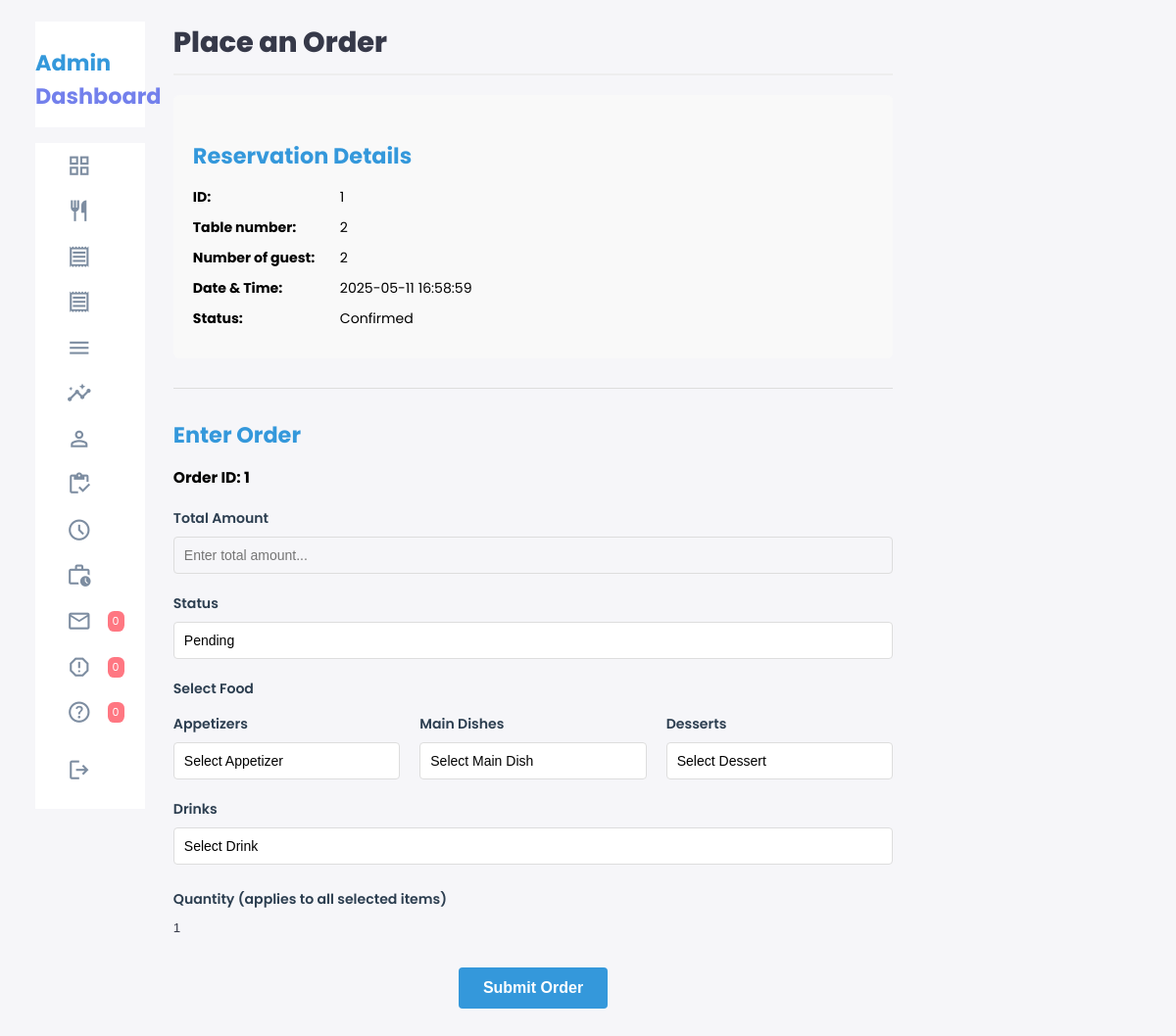
The page /admin/add_orders.php?reservation_id=1 (signed in) on the database its author committed.
### tables this page shows
CREATE TABLE `reservations` (
  `id` int(11) NOT NULL,
  `reservation_id` varchar(50) NOT NULL,
  `user_id` int(20) NOT NULL,
  `customer_name` varchar(255) NOT NULL,
  `table_number` int(11) NOT NULL,
  `date_time` datetime NOT NULL,
  `time_of_event` time NOT NULL,
  `num_guests` int(11) NOT NULL,
  `special_request` text DEFAULT NULL,
  `status` enum('Pending','Confirmed','Completed','Cancelled') DEFAULT 'Pending',
  `created_at` timestamp NOT NULL DEFAULT current_timestamp(),
  `updated_at` timestamp NOT NULL DEFAULT current_timestamp() ON UPDATE current_timestamp()
);

### admin/add_orders.php (the view, shortened to what this page needs)
<?php
require_once '../config/database.php';
if(isset($_GET['reservation_id'])){
    $reservation_id = $_GET['reservation_id'];
    $query = "SELECT * FROM reservations WHERE reservation_id = $reservation_id";
    $result = $mysqli->query($query);
    $reservation = $result->fetch_assoc();
}
?>
<!DOCTYPE html>
<html lang="en">
<head>
    <?php
        require_once './includes/header.php';
    ?>
</head>
<body>
    <div class="container">
        <?php require_once './includes/sidenav.php'; ?>
        <main>
            <h1>Place an Order</h1>
            <div class="reservation-details">
                <h2>Reservation Details</h2>
                <div class="detail-item">
                    <span class="detail-label">ID:</span>
                    <span><?php echo isset($reservation['reservation_id']) ? $reservation['reservation_id'] : 'N/A'; ?></span>
                </div>
                <div class="detail-item">
                    <span class="detail-label">Table number:</span>
                    <span><?php echo isset($reservation['table_number']) ? $reservation['table_number'] : 'N/A'; ?></span>
                </div>
                <div class="detail-item">
                    <span class="detail-label">Number of guest:</span>
                    <span><?php echo isset($reservation['num_guests']) ? $reservation['num_guests'] : 'N/A'; ?></span>
                </div>
                <div class="detail-item">
                    <span class="detail-label">Date & Time:</span>
                    <span><?php echo isset($reservation['date_time']) ? $reservation['date_time'] : 'N/A'; ?></span>
                </div>
                <div class="detail-item">
                    <span class="detail-label">Status:</span>
                    <span><?php echo isset($reservation['status']) ? $reservation['status'] : 'N/A'; ?></span>
                </div>
            </div>
            <hr>
            <h2>Enter Order</h2>
            <span class="order-id">Order ID: <?php echo isset($reservation['reservation_id']) ? $reservation['reservation_id'] : 'New Order'; ?></span>
            <form method="POST">
                <div class="input-group">
                    <label for="total">Total Amount</label>
                    <input type="text" name="total" id="total" placeholder="Enter total amount..." required>
                </div>
                <div class="input-group">
                    <label for="status">Status</label>
                    <select name="status" id="status" required>
                        <option value="pending">Pending</option>
                    </select>
                </div>
                <div class="input-group">
                    <label>Select Food</label>
                    <div class="food-selection">
                        <div class="food-category">
                            <label>Appetizers</label>
                            <select name="menu_item_id">
                                <option value="">Select Appetizer</option>
                            </select>
                        </div>
                        <div class="food-category">
                            <label>Main Dishes</label>
                            <select name="menu_item_id_n">
                                <option value="">Select Main Dish</option>
                            </select>
                        </div>
                        <div class="food-category">
                            <label>Desserts</label>
                            <select name="menu_item_id_d">
                                <option value="">Select Dessert</option>
                            </select>
                        </div>
                        <div class="food-category">
                            <label>Drinks</label>
                            <select name="menu_item_id_dr">
                                <option value="">Select Drink</option>
                            </select>
                        </div>
                    </div>
                </div>
                <div class="input-group">
                    <label for="quantity">Quantity (applies to all selected items)</label>
                    <input type="number" name="quantity" id="quantity" min="1" value="1" required>
                </div>
                <button class="submit-btn" type="submit" name="submit">Submit Order</button>
            </form>
        </main>
    </div>
</body>
</html>

### public/assets/css/admin.css (style rules this page uses)
:root { --clr-primary: #7380ec; --clr-danger: #ff7782; --clr-success: #41f1b6; --clr-white: #fff; --clr-info-dark: #7d8da1; --clr-info-light: #dce1eb; --clr-dark: #363949; --clr-warning: #ff4edc; --clr-light: rgba(132, 139, 200, 0.18); --clr-primary-variant: #111e88; --clr-dark-variant: #677483; --clr-color-background: #f6f6f9; --card-border-radius: 2rem; --border-radius-1: 0.4rem; --border-radius-2: 0.8rem; --border-radius-3: 1.2rem; --card-padding: 1.8rem; --padding-1: 1.2rem; --box-shadow: 0 2rem 3rem var(--clr-light); }
* { margin: 0; padding: 0; box-sizing: border-box; text-decoration: none; border: none; list-style: none; appearance: none; }
body { font-family: 'Poppins', sans-serif; width: 100vw; height: 100vh; font-size: .88rem; user-select: none; overflow-x: hidden; background: var(--clr-color-background); }
.container { display: grid; grid-template-columns: 14rem auto 14rem; width: 96%; gap: 1.8rem; margin: 0 auto; }
h1 { font-weight: 800; font-size: 1.8rem; }
h2 { font-size: 1.4rem; }
main { margin-top: 1.4rem; width: auto; }
main input { background-color: transparent; border: none; outline: none; color: var(--clr-dark); }
main h1 { color: var(--clr-dark); }
@media screen and (max-width: 1200px) { .container { width: 94%; grid-template-columns: 7rem auto 14rem; } }
button { padding: .5rem .75rem; cursor: pointer; }

### admin/add_orders.php (style rules this page uses)
h1 { color: #2c3e50; margin-bottom: 20px; border-bottom: 2px solid #eee; padding-bottom: 10px; }
h2 { color: #3498db; margin: 25px 0 15px 0; }
.reservation-details { background-color: #f9f9f9; padding: 20px; border-radius: 6px; margin-bottom: 25px; }
.detail-item { display: flex; margin-bottom: 10px; }
.detail-label { font-weight: bold; min-width: 150px; }
hr { border: 0; height: 1px; background-color: #ddd; margin: 30px 0; }
.order-id { font-weight: bold; font-size: 1.1em; margin-bottom: 20px; display: block; }
.food-selection { display: flex; flex-wrap: wrap; gap: 20px; margin: 15px 0 25px 0; }
.food-category { flex: 1; min-width: 200px; }
.food-category label { display: block; margin-bottom: 8px; font-weight: 600; color: #2c3e50; }
select { width: 100%; padding: 10px; border: 1px solid #ddd; border-radius: 4px; background-color: white; font-size: 14px; }
.input-group { margin-bottom: 20px; }
.input-group label { display: block; margin-bottom: 8px; font-weight: 600; color: #2c3e50; }
input[type="text"], textarea { width: 100%; padding: 10px; border: 1px solid #ddd; border-radius: 4px; font-size: 14px; }
.submit-btn { background-color: #3498db; color: white; border: none; padding: 12px 25px; border-radius: 4px; cursor: pointer; font-size: 16px; font-weight: 600; transition: background-color 0.3s; display: block; margin: 30px auto 0 auto; margin-bottom: 5rem; }

### rows shown on the page
reservations: reservation "1", table_number "2", num_guests "2", date_time "2025-05-11 16:58:59", status "Confirmed"

### other values the page prints
$support_count "0"
$feedback_count "0"
